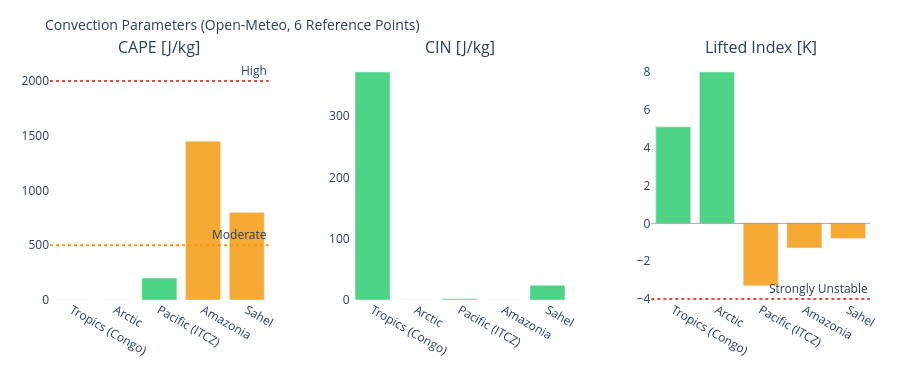

The code cell stored with this chart in its notebook:
### Markdown cell above
---
## 3. Visualizations

### Code cell
# ============================================================
# CAPE / CIN / LIFTED INDEX – Convection potential
# ============================================================

if not df_atm.empty:
    fig = make_subplots(
        rows=1, cols=3,
        subplot_titles=['CAPE [J/kg]', 'CIN [J/kg]', 'Lifted Index [K]'],
        horizontal_spacing=0.1
    )
    pts = df_atm['point'].tolist()
    pt_colors = ['#E85D24','#185FA5','#888780','#378ADD','#639922','#F2A623']

    # CAPE – höher = mehr Gewitterpotential
    cape_vals = df_atm['cape'].fillna(0).tolist()
    cape_colors = ['#e74c3c' if v > 2000 else '#f39c12' if v > 500 else '#2ecc71'
                   for v in cape_vals]
    fig.add_trace(go.Bar(x=pts, y=cape_vals, marker_color=cape_colors,
                         opacity=0.85, showlegend=False), row=1, col=1)
    fig.add_hline(y=2000, line_dash='dot', line_color='#e74c3c',
                  annotation_text='High', row=1, col=1)
    fig.add_hline(y=500,  line_dash='dot', line_color='#f39c12',
                  annotation_text='Moderate', row=1, col=1)

    # CIN – negativer = stärker gedeckelt (weniger Auslöse)
    cin_vals = df_atm['cin'].fillna(0).tolist()
    cin_colors = ['#e74c3c' if v < -200 else '#f39c12' if v < -50 else '#2ecc71'
                  for v in cin_vals]
    fig.add_trace(go.Bar(x=pts, y=cin_vals, marker_color=cin_colors,
                         opacity=0.85, showlegend=False), row=1, col=2)

    # Lifted Index – negativ = instabil
    li_vals = df_atm['li'].fillna(0).tolist()
    li_colors = ['#e74c3c' if v < -4 else '#f39c12' if v < 0 else '#2ecc71'
                 for v in li_vals]
    fig.add_trace(go.Bar(x=pts, y=li_vals, marker_color=li_colors,
                         opacity=0.85, showlegend=False), row=1, col=3)
    fig.add_hline(y=0, line_color='gray', line_width=0.7, row=1, col=3)
    fig.add_hline(y=-4, line_dash='dot', line_color='#e74c3c',
                  annotation_text='Strongly Unstable', row=1, col=3)

    fig.update_layout(
        title=dict(text='Convection Parameters (Open-Meteo, 6 Reference Points)', font=dict(size=14)),
        height=380, plot_bgcolor='rgba(0,0,0,0)', paper_bgcolor='rgba(0,0,0,0)',
        margin=dict(l=50, r=30, t=60, b=80)
    )
    fig.update_xaxes(tickangle=30)
    fig.show()

### Figure 1 — Plotly figure (JSON) as saved in the notebook; plotly's stock layout.template omitted (floating-point values rounded to 4 significant figures)
{"data": [{"marker": {"color": ["#2ecc71", "#2ecc71", "#2ecc71", "#f39c12", "#f39c12"]}, "opacity": 0.85, "showlegend": false, "type": "bar", "x": ["Tropics (Congo)", "Arctic", "Pacific (ITCZ)", "Amazonia", "Sahel"], "xaxis": "x", "y": [0.0, 0.0, 200.0, 1450.0, 800.0], "yaxis": "y"}, {"marker": {"color": ["#2ecc71", "#2ecc71", "#2ecc71", "#2ecc71", "#2ecc71"]}, "opacity": 0.85, "showlegend": false, "type": "bar", "x": ["Tropics (Congo)", "Arctic", "Pacific (ITCZ)", "Amazonia", "Sahel"], "xaxis": "x2", "y": [372.0, 0.0, 2.0, 0.0, 24.0], "yaxis": "y2"}, {"marker": {"color": ["#2ecc71", "#2ecc71", "#f39c12", "#f39c12", "#f39c12"]}, "opacity": 0.85, "showlegend": false, "type": "bar", "x": ["Tropics (Congo)", "Arctic", "Pacific (ITCZ)", "Amazonia", "Sahel"], "xaxis": "x3", "y": [5.1, 8.0, -3.3, -1.3, -0.8], "yaxis": "y3"}], "layout": {"annotations": [{"font": {"size": 16}, "showarrow": false, "text": "CAPE [J/kg]", "x": 0.1333, "xanchor": "center", "xref": "paper", "y": 1.0, "yanchor": "bottom", "yref": "paper"}, {"font": {"size": 16}, "showarrow": false, "text": "CIN [J/kg]", "x": 0.5, "xanchor": "center", "xref": "paper", "y": 1.0, "yanchor": "bottom", "yref": "paper"}, {"font": {"size": 16}, "showarrow": false, "text": "Lifted Index [K]", "x": 0.8667, "xanchor": "center", "xref": "paper", "y": 1.0, "yanchor": "bottom", "yref": "paper"}, {"showarrow": false, "text": "High", "x": 1, "xanchor": "right", "xref": "x domain", "y": 2000, "yanchor": "bottom", "yref": "y"}, {"showarrow": false, "text": "Moderate", "x": 1, "xanchor": "right", "xref": "x domain", "y": 500, "yanchor": "bottom", "yref": "y"}, {"showarrow": false, "text": "Strongly Unstable", "x": 1, "xanchor": "right", "xref": "x3 domain", "y": -4, "yanchor": "bottom", "yref": "y3"}], "height": 380, "margin": {"b": 80, "l": 50, "r": 30, "t": 60}, "paper_bgcolor": "rgba(0,0,0,0)", "plot_bgcolor": "rgba(0,0,0,0)", "shapes": [{"line": {"color": "#e74c3c", "dash": "dot"}, "type": "line", "x0": 0, "x1": 1, "xref": "x domain", "y0": 2000, "y1": 2000, "yref": "y"}, {"line": {"color": "#f39c12", "dash": "dot"}, "type": "line", "x0": 0, "x1": 1, "xref": "x domain", "y0": 500, "y1": 500, "yref": "y"}, {"line": {"color": "gray", "width": 0.7}, "type": "line", "x0": 0, "x1": 1, "xref": "x3 domain", "y0": 0, "y1": 0, "yref": "y3"}, {"line": {"color": "#e74c3c", "dash": "dot"}, "type": "line", "x0": 0, "x1": 1, "xref": "x3 domain", "y0": -4, "y1": -4, "yref": "y3"}], "title": {"font": {"size": 14}, "text": "Convection Parameters (Open-Meteo, 6 Reference Points)"}, "xaxis": {"anchor": "y", "domain": [0.0, 0.2667], "tickangle": 30}, "xaxis2": {"anchor": "y2", "domain": [0.3667, 0.6333], "tickangle": 30}, "xaxis3": {"anchor": "y3", "domain": [0.7333, 1.0], "tickangle": 30}, "yaxis": {"anchor": "x", "domain": [0.0, 1.0]}, "yaxis2": {"anchor": "x2", "domain": [0.0, 1.0]}, "yaxis3": {"anchor": "x3", "domain": [0.0, 1.0]}}}
